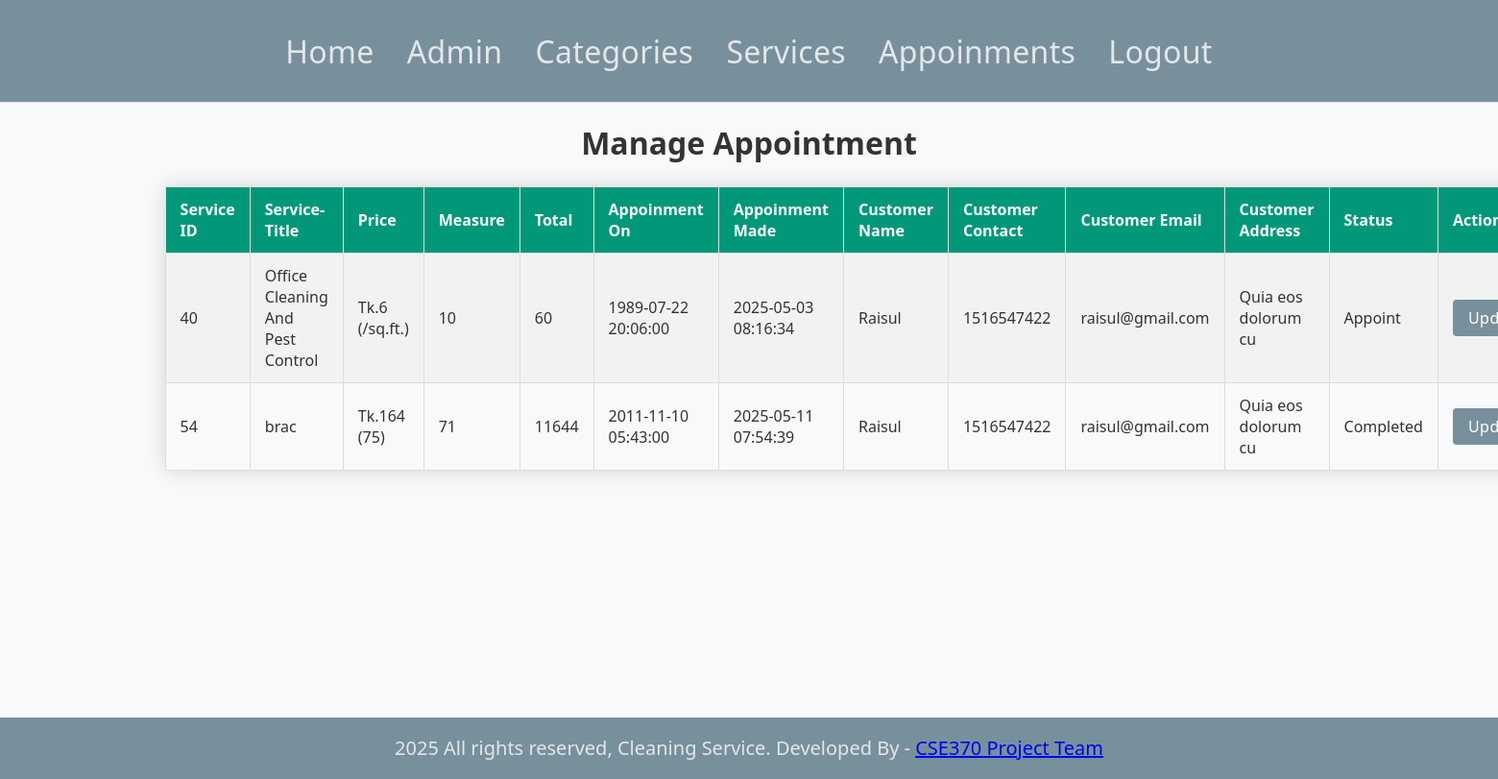
The page /admin/manage-appoinment.php (signed in) on the database as committed earlier.
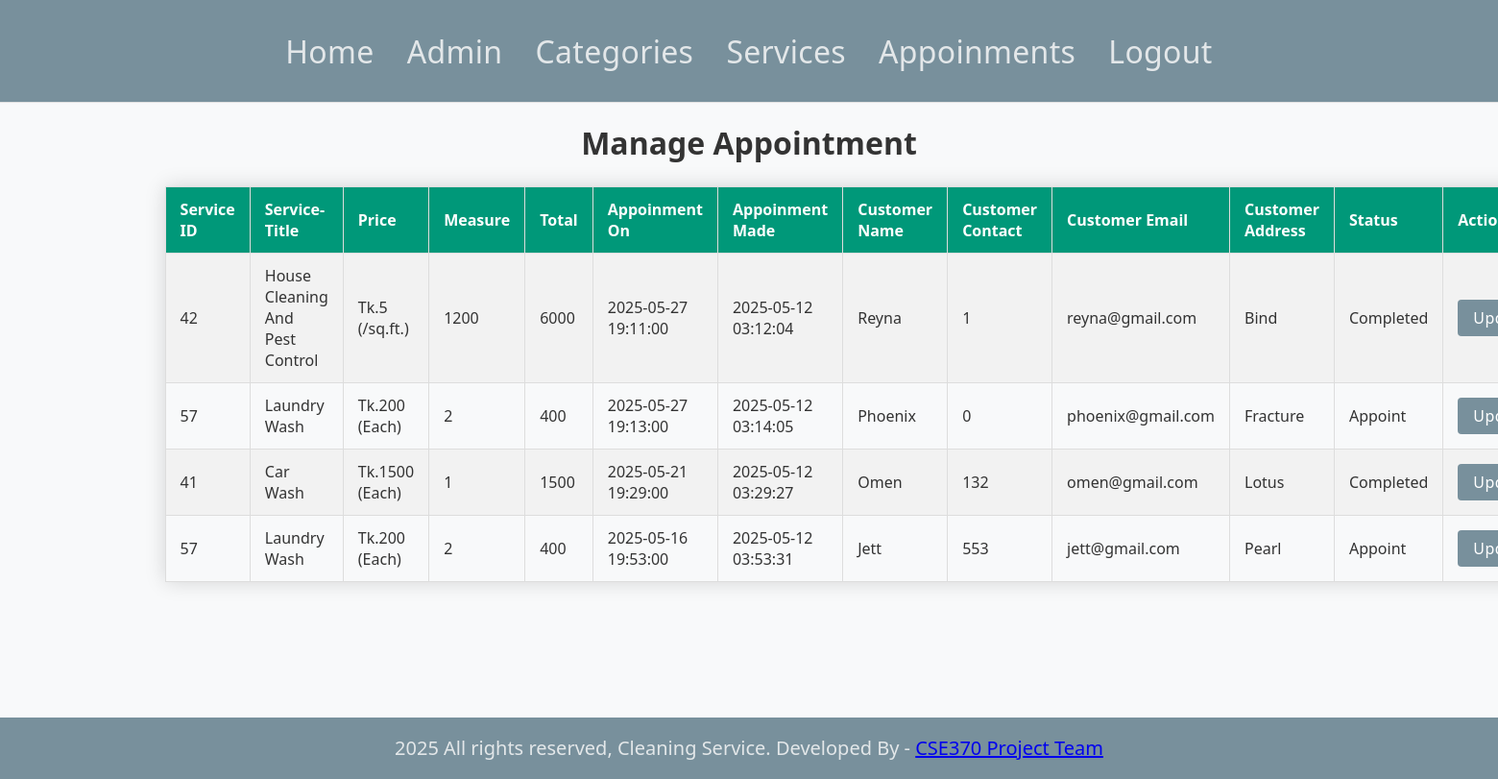
The same page on the database as committed later.
### tables this page shows
CREATE TABLE `appointment` (
  `id` int(11) NOT NULL,
  `appointment_on` datetime NOT NULL,
  `measure` varchar(50) NOT NULL,
  `total` decimal(20,0) NOT NULL,
  `appointment_made` datetime NOT NULL,
  `status` varchar(50) NOT NULL,
  `u_id` int(11) DEFAULT NULL,
  `s_id` int(11) DEFAULT NULL
);

CREATE TABLE `service` (
  `Id` int(11) NOT NULL,
  `Title` varchar(150) NOT NULL,
  `Description` varchar(255) NOT NULL,
  `Price` decimal(10,0) NOT NULL,
  `Price_des` varchar(20) NOT NULL,
  `Image_Name` varchar(255) NOT NULL,
  `Category_Title` varchar(100) NOT NULL,
  `Active` varchar(10) NOT NULL
);

CREATE TABLE `user` (
  `id` int(11) NOT NULL,
  `full_name` varchar(100) NOT NULL,
  `username` varchar(255) NOT NULL,
  `password` varchar(255) NOT NULL,
  `email` varchar(255) NOT NULL,
  `address` varchar(255) NOT NULL,
  `phone` int(11) NOT NULL,
  `s_id` int(11) NOT NULL
);

### admin/manage-appoinment.php (the view, shortened to what this page needs)
<?php include('partial/menu.php'); ?>
<head>
    <link rel="stylesheet" href="../css/styles.css">
</head>
<div class="main-content">
    <div class="wrapper">
        <h1 class="text-center">Manage Appointment</h1>
        <table class="tbl-full">
        <tr>
            <th>Service ID</th>
            <th>Service-Title</th>
            <th>Price</th>
            <th>Measure</th>
            <th>Total</th>
            <th>Appoinment On</th>
            <th>Appoinment Made</th>
            <th>Customer Name</th>
            <th>Customer Contact</th>
            <th>Customer Email</th>
            <th>Customer Address</th>
            <th>Status</th>
            <th>Action</th>
        </tr>
            <?php
                $sql="SELECT s.Id, s.Title, s.price, s.price_des, a.measure, a.total, a.appointment_on, a.appointment_made, a.status, u.id, u.full_name, u.phone, u.email, u.address FROM service s INNER JOIN appointment a ON a.s_id = s.Id inner join user u ON u.id = a.u_id";
                $res = mysqli_query($conn, $sql);
                $count = mysqli_num_rows($res);
                if ($count > 0) {
                    while ($rows = mysqli_fetch_assoc($res)) {
                        $id = $rows['Id'];
                        $uid = $rows['id'];
                        $service_title = $rows['Title'];
                        $price = $rows['price'];
                        $price_des = $rows['price_des'];
                        $measure = $rows['measure'];
                        $total = $rows['total'];
                        $appoinment_on = $rows['appointment_on'];
                        $appoinment_made = $rows['appointment_made'];
                        $customer_name =  $rows['full_name'];
                        $customer_contact = $rows['phone'];
                        $customer_email = $rows['email'];
                        $customer_address = $rows['address'];
                        $status = $rows['status'];
                        ?>
                        <tr>
                            <td><?php echo $id; ?></td>
                            <td><?php echo $service_title; ?></td>
                            <td>Tk.<?php echo $price ?> (<?php echo $price_des ?>)</td>
                            <td><?php echo $measure; ?></td>
                            <td><?php echo $total; ?></td>
                            <td><?php echo $appoinment_on; ?></td>
                            <td><?php echo $appoinment_made; ?></td>
                            <td><?php echo $customer_name; ?></td>
                            <td><?php echo $customer_contact; ?></td>
                            <td><?php echo $customer_email; ?></td>
                            <td><?php echo $customer_address; ?></td>
                            <td><?php echo $status; ?></td>
                            <td>
                                <a href="update-appointment.php?id=<?php echo $id; ?>&u_id=<?php echo $uid; ?>" class="btn-secondary">Update</a>
                            </td>
                        </tr>
                        <?php
                    }
                }
            ?>
        </table>
    </div>
</div>
<?php include('partial/footer.php') ?>

### admin/partial/menu.php (shortened to what this page needs)
<html>
    <head>
        <link rel="stylesheet" href="../css/admin.css">
    </head>
    <body>
        <div class="menu text-center">
            <div class="wrapper">
                <ul>
                    <li><a href="index.php">Home</a></li>
                    <li><a href="manage-admin.php">Admin</a></li>
                    <li><a href="manage-category.php">Categories</a></li>
                    <li><a href="manage-services.php">Services</a></li>
                    <li><a href="manage-appoinment.php">Appoinments</a></li>
                    <li><a href="admin-logout.php">Logout</a></li>
                </ul>
            </div>
        </div>

### admin/partial/footer.php
<div class="footer">
            <div class="wrapper">
                <p class="text-center">2025 All rights reserved, Cleaning Service. Developed By - <a href="contact.php"> CSE370 Project Team</a></p>
            </div>
        </div>
    </body>
</html>

### css/admin.css (style rules this page uses)
* { margin: 0; padding: 0; font-family: -apple-system, BlinkMacSystemFont, "Segoe UI", Roboto, Oxygen-Sans, Ubuntu, Cantarell, "Helvetica Neue", sans-serif; }
.tbl-full { width: 100%; border-collapse: collapse; margin-top: 20px; box-shadow: 0 0 20px rgba(0, 0, 0, 0.15); text-align: left; }
.wrapper { padding: 1%; width: 80%; margin: 0 auto; }
.text-center { text-align: center; }
.tbl-full th, .tbl-full td { padding: 12px 15px; border: 1px solid #ddd; text-align: left; }
.tbl-full th { background-color: #009879; color: white; font-weight: bold; }
.tbl-full tr:nth-child(even) { background-color: #f2f2f2; }
.btn-secondary { display: inline-block; padding: 8px 16px; background-color: #78909c; color: white; text-decoration: none; border-radius: 4px; font-weight: normal; transition: all 0.2s ease; border: none; box-shadow: none; letter-spacing: 0.5px; }
.main-content { background-color: #f8f9fa; min-height: 80vh; }
.menu { border-bottom: 1px solid #e0e0e0; padding: 12px 0; background-color: #78909c; font-family: "Poppins"; }
.menu ul { list-style-type: none; margin: 0; padding: 0; text-align: center; }
.menu ul li { display: inline-block; margin: 0 15px; position: relative; }
.menu ul li a { text-decoration: none; font-weight: 500; color: #e3e7e9; padding: 8px 0; font-size: 32px; letter-spacing: 0.3px; transition: all 0.3s ease; }
.menu ul li a::after { content: ""; position: absolute; width: 0; height: 2px; bottom: 0; left: 0; background-color: #2c7da0; transition: width 0.3s ease; }
.footer { background-color: #78909c; font-size: 20px; color: #e3e7e9; }

### css/styles.css (style rules this page uses)
:root { --primary: #2c7be5; --primary-dark: #1a68d1; --secondary: #6c757d; --light: #f8f9fa; --dark: #343a40; --success: #00d97e; --danger: #e63757; --warning: #f6c343; --info: #39afd1; }
* { margin: 0; padding: 0; box-sizing: border-box; font-family: "Segoe UI", Tahoma, Geneva, Verdana, sans-serif; }
body { background-color: #f5f7fb; color: #333; line-height: 1.6; }

Rows that differ between the two databases and show on the page:
removed appointment: s.Id "40", s.Title "Office Cleaning And Pest Control", s.Price "6", s.Price_des "/sq.ft.", measure "10", total "60", appointment_on "1989-07-22 20:06:00", appointment_made "2025-05-03 08:16:34", u.full_name "Raisul", u.phone "1516547422", u.email "raisul@gmail.com", u.address "Quia eos dolorum cu", status "Appoint"
removed appointment: s.Id "54", s.Title "brac", s.Price "164", s.Price_des "75", measure "71", total "11644", appointment_on "2011-11-10 05:43:00", appointment_made "2025-05-11 07:54:39", u.full_name "Raisul", u.phone "1516547422", u.email "raisul@gmail.com", u.address "Quia eos dolorum cu", status "Completed"
added appointment: s.Id "42", s.Title "House Cleaning And Pest Control", s.Price "5", s.Price_des "/sq.ft.", measure "1200", total "6000", appointment_on "2025-05-27 19:11:00", appointment_made "2025-05-12 03:12:04", u.full_name "Reyna", u.phone "1", u.email "reyna@gmail.com", u.address "Bind", status "Completed"
added appointment: s.Id "57", s.Title "Laundry Wash", s.Price "200", s.Price_des "Each", measure "2", total "400", appointment_on "2025-05-27 19:13:00", appointment_made "2025-05-12 03:14:05", u.full_name "Phoenix", u.phone "0", u.email "phoenix@gmail.com", u.address "Fracture", status "Appoint"
added appointment: s.Id "41", s.Title "Car Wash", s.Price "1500", s.Price_des "Each", measure "1", total "1500", appointment_on "2025-05-21 19:29:00", appointment_made "2025-05-12 03:29:27", u.full_name "Omen", u.phone "132", u.email "omen@gmail.com", u.address "Lotus", status "Completed"
added appointment: s.Id "57", s.Title "Laundry Wash", s.Price "200", s.Price_des "Each", measure "2", total "400", appointment_on "2025-05-16 19:53:00", appointment_made "2025-05-12 03:53:31", u.full_name "Jett", u.phone "553", u.email "jett@gmail.com", u.address "Pearl", status "Appoint"
